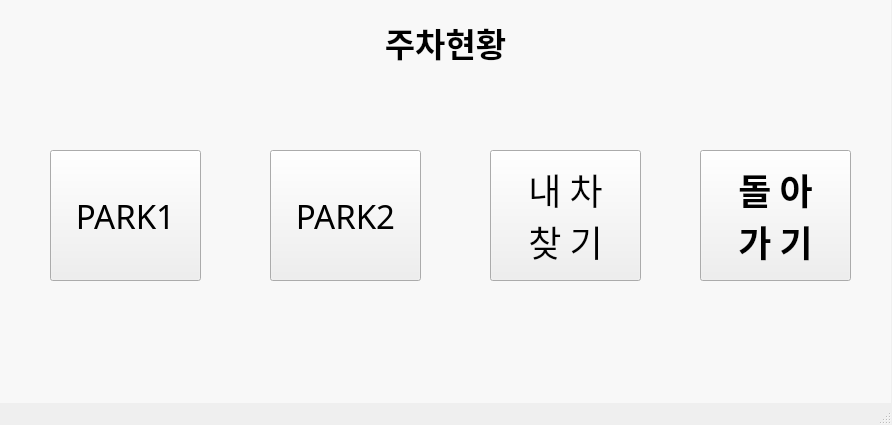
<?xml version="1.0" encoding="UTF-8"?>
<ui version="4.0">
 <class>park_ui</class>
 <widget class="QMainWindow" name="park_ui">
  <property name="geometry">
   <rect>
    <x>0</x>
    <y>0</y>
    <width>892</width>
    <height>425</height>
   </rect>
  </property>
  <property name="windowTitle">
   <string>MainWindow</string>
  </property>
  <widget class="QWidget" name="centralwidget">
   <widget class="QLabel" name="PARK_SCENE_TITLE">
    <property name="geometry">
     <rect>
      <x>0</x>
      <y>-20</y>
      <width>891</width>
      <height>451</height>
     </rect>
    </property>
    <property name="palette">
     <palette>
      <active>
       <colorrole role="WindowText">
        <brush brushstyle="SolidPattern">
         <color alpha="255">
          <red>0</red>
          <green>0</green>
          <blue>0</blue>
         </color>
        </brush>
       </colorrole>
       <colorrole role="Button">
        <brush brushstyle="SolidPattern">
         <color alpha="255">
          <red>248</red>
          <green>248</green>
          <blue>248</blue>
         </color>
        </brush>
       </colorrole>
       <colorrole role="Light">
        <brush brushstyle="SolidPattern">
         <color alpha="255">
          <red>255</red>
          <green>255</green>
          <blue>255</blue>
         </color>
        </brush>
       </colorrole>
       <colorrole role="Midlight">
        <brush brushstyle="SolidPattern">
         <color alpha="255">
          <red>251</red>
          <green>251</green>
          <blue>251</blue>
         </color>
        </brush>
       </colorrole>
       <colorrole role="Dark">
        <brush brushstyle="SolidPattern">
         <color alpha="255">
          <red>124</red>
          <green>124</green>
          <blue>124</blue>
         </color>
        </brush>
       </colorrole>
       <colorrole role="Mid">
        <brush brushstyle="SolidPattern">
         <color alpha="255">
          <red>165</red>
          <green>165</green>
          <blue>165</blue>
         </color>
        </brush>
       </colorrole>
       <colorrole role="Text">
        <brush brushstyle="SolidPattern">
         <color alpha="255">
          <red>0</red>
          <green>0</green>
          <blue>0</blue>
         </color>
        </brush>
       </colorrole>
       <colorrole role="BrightText">
        <brush brushstyle="SolidPattern">
         <color alpha="255">
          <red>255</red>
          <green>255</green>
          <blue>255</blue>
         </color>
        </brush>
       </colorrole>
       <colorrole role="ButtonText">
        <brush brushstyle="SolidPattern">
         <color alpha="255">
          <red>0</red>
          <green>0</green>
          <blue>0</blue>
         </color>
        </brush>
       </colorrole>
       <colorrole role="Base">
        <brush brushstyle="SolidPattern">
         <color alpha="255">
          <red>255</red>
          <green>255</green>
          <blue>255</blue>
         </color>
        </brush>
       </colorrole>
       <colorrole role="Window">
        <brush brushstyle="SolidPattern">
         <color alpha="255">
          <red>248</red>
          <green>248</green>
          <blue>248</blue>
         </color>
        </brush>
       </colorrole>
       <colorrole role="Shadow">
        <brush brushstyle="SolidPattern">
         <color alpha="255">
          <red>0</red>
          <green>0</green>
          <blue>0</blue>
         </color>
        </brush>
       </colorrole>
       <colorrole role="AlternateBase">
        <brush brushstyle="SolidPattern">
         <color alpha="255">
          <red>251</red>
          <green>251</green>
          <blue>251</blue>
         </color>
        </brush>
       </colorrole>
       <colorrole role="ToolTipBase">
        <brush brushstyle="SolidPattern">
         <color alpha="255">
          <red>255</red>
          <green>255</green>
          <blue>220</blue>
         </color>
        </brush>
       </colorrole>
       <colorrole role="ToolTipText">
        <brush brushstyle="SolidPattern">
         <color alpha="255">
          <red>0</red>
          <green>0</green>
          <blue>0</blue>
         </color>
        </brush>
       </colorrole>
      </active>
      <inactive>
       <colorrole role="WindowText">
        <brush brushstyle="SolidPattern">
         <color alpha="255">
          <red>0</red>
          <green>0</green>
          <blue>0</blue>
         </color>
        </brush>
       </colorrole>
       <colorrole role="Button">
        <brush brushstyle="SolidPattern">
         <color alpha="255">
          <red>248</red>
          <green>248</green>
          <blue>248</blue>
         </color>
        </brush>
       </colorrole>
       <colorrole role="Light">
        <brush brushstyle="SolidPattern">
         <color alpha="255">
          <red>255</red>
          <green>255</green>
          <blue>255</blue>
         </color>
        </brush>
       </colorrole>
       <colorrole role="Midlight">
        <brush brushstyle="SolidPattern">
         <color alpha="255">
          <red>251</red>
          <green>251</green>
          <blue>251</blue>
         </color>
        </brush>
       </colorrole>
       <colorrole role="Dark">
        <brush brushstyle="SolidPattern">
         <color alpha="255">
          <red>124</red>
          <green>124</green>
          <blue>124</blue>
         </color>
        </brush>
       </colorrole>
       <colorrole role="Mid">
        <brush brushstyle="SolidPattern">
         <color alpha="255">
          <red>165</red>
          <green>165</green>
          <blue>165</blue>
         </color>
        </brush>
       </colorrole>
       <colorrole role="Text">
        <brush brushstyle="SolidPattern">
         <color alpha="255">
          <red>0</red>
          <green>0</green>
          <blue>0</blue>
         </color>
        </brush>
       </colorrole>
       <colorrole role="BrightText">
        <brush brushstyle="SolidPattern">
         <color alpha="255">
          <red>255</red>
          <green>255</green>
          <blue>255</blue>
         </color>
        </brush>
       </colorrole>
       <colorrole role="ButtonText">
        <brush brushstyle="SolidPattern">
         <color alpha="255">
          <red>0</red>
          <green>0</green>
          <blue>0</blue>
         </color>
        </brush>
       </colorrole>
       <colorrole role="Base">
        <brush brushstyle="SolidPattern">
         <color alpha="255">
          <red>255</red>
          <green>255</green>
          <blue>255</blue>
         </color>
        </brush>
       </colorrole>
       <colorrole role="Window">
        <brush brushstyle="SolidPattern">
         <color alpha="255">
          <red>248</red>
          <green>248</green>
          <blue>248</blue>
         </color>
        </brush>
       </colorrole>
       <colorrole role="Shadow">
        <brush brushstyle="SolidPattern">
         <color alpha="255">
          <red>0</red>
          <green>0</green>
          <blue>0</blue>
         </color>
        </brush>
       </colorrole>
       <colorrole role="AlternateBase">
        <brush brushstyle="SolidPattern">
         <color alpha="255">
          <red>251</red>
          <green>251</green>
          <blue>251</blue>
         </color>
        </brush>
       </colorrole>
       <colorrole role="ToolTipBase">
        <brush brushstyle="SolidPattern">
         <color alpha="255">
          <red>255</red>
          <green>255</green>
          <blue>220</blue>
         </color>
        </brush>
       </colorrole>
       <colorrole role="ToolTipText">
        <brush brushstyle="SolidPattern">
         <color alpha="255">
          <red>0</red>
          <green>0</green>
          <blue>0</blue>
         </color>
        </brush>
       </colorrole>
      </inactive>
      <disabled>
       <colorrole role="WindowText">
        <brush brushstyle="SolidPattern">
         <color alpha="255">
          <red>124</red>
          <green>124</green>
          <blue>124</blue>
         </color>
        </brush>
       </colorrole>
       <colorrole role="Button">
        <brush brushstyle="SolidPattern">
         <color alpha="255">
          <red>248</red>
          <green>248</green>
          <blue>248</blue>
         </color>
        </brush>
       </colorrole>
       <colorrole role="Light">
        <brush brushstyle="SolidPattern">
         <color alpha="255">
          <red>255</red>
          <green>255</green>
          <blue>255</blue>
         </color>
        </brush>
       </colorrole>
       <colorrole role="Midlight">
        <brush brushstyle="SolidPattern">
         <color alpha="255">
          <red>251</red>
          <green>251</green>
          <blue>251</blue>
         </color>
        </brush>
       </colorrole>
       <colorrole role="Dark">
        <brush brushstyle="SolidPattern">
         <color alpha="255">
          <red>124</red>
          <green>124</green>
          <blue>124</blue>
         </color>
        </brush>
       </colorrole>
       <colorrole role="Mid">
        <brush brushstyle="SolidPattern">
         <color alpha="255">
          <red>165</red>
          <green>165</green>
          <blue>165</blue>
         </color>
        </brush>
       </colorrole>
       <colorrole role="Text">
        <brush brushstyle="SolidPattern">
         <color alpha="255">
          <red>124</red>
          <green>124</green>
          <blue>124</blue>
         </color>
        </brush>
       </colorrole>
       <colorrole role="BrightText">
        <brush brushstyle="SolidPattern">
         <color alpha="255">
          <red>255</red>
          <green>255</green>
          <blue>255</blue>
         </color>
        </brush>
       </colorrole>
       <colorrole role="ButtonText">
        <brush brushstyle="SolidPattern">
         <color alpha="255">
          <red>124</red>
          <green>124</green>
          <blue>124</blue>
         </color>
        </brush>
       </colorrole>
       <colorrole role="Base">
        <brush brushstyle="SolidPattern">
         <color alpha="255">
          <red>248</red>
          <green>248</green>
          <blue>248</blue>
         </color>
        </brush>
       </colorrole>
       <colorrole role="Window">
        <brush brushstyle="SolidPattern">
         <color alpha="255">
          <red>248</red>
          <green>248</green>
          <blue>248</blue>
         </color>
        </brush>
       </colorrole>
       <colorrole role="Shadow">
        <brush brushstyle="SolidPattern">
         <color alpha="255">
          <red>0</red>
          <green>0</green>
          <blue>0</blue>
         </color>
        </brush>
       </colorrole>
       <colorrole role="AlternateBase">
        <brush brushstyle="SolidPattern">
         <color alpha="255">
          <red>248</red>
          <green>248</green>
          <blue>248</blue>
         </color>
        </brush>
       </colorrole>
       <colorrole role="ToolTipBase">
        <brush brushstyle="SolidPattern">
         <color alpha="255">
          <red>255</red>
          <green>255</green>
          <blue>220</blue>
         </color>
        </brush>
       </colorrole>
       <colorrole role="ToolTipText">
        <brush brushstyle="SolidPattern">
         <color alpha="255">
          <red>0</red>
          <green>0</green>
          <blue>0</blue>
         </color>
        </brush>
       </colorrole>
      </disabled>
     </palette>
    </property>
    <property name="font">
     <font>
      <pointsize>25</pointsize>
      <weight>75</weight>
      <bold>true</bold>
     </font>
    </property>
    <property name="autoFillBackground">
     <bool>true</bool>
    </property>
    <property name="text">
     <string>
주차현황</string>
    </property>
    <property name="alignment">
     <set>Qt::AlignHCenter|Qt::AlignTop</set>
    </property>
   </widget>
   <widget class="QPushButton" name="PARK1_BUTTON">
    <property name="geometry">
     <rect>
      <x>50</x>
      <y>150</y>
      <width>151</width>
      <height>131</height>
     </rect>
    </property>
    <property name="font">
     <font>
      <family>휴먼매직체</family>
      <pointsize>25</pointsize>
     </font>
    </property>
    <property name="text">
     <string>PARK1</string>
    </property>
   </widget>
   <widget class="QPushButton" name="PARK1_BUTTON_2">
    <property name="geometry">
     <rect>
      <x>270</x>
      <y>150</y>
      <width>151</width>
      <height>131</height>
     </rect>
    </property>
    <property name="font">
     <font>
      <family>휴먼매직체</family>
      <pointsize>25</pointsize>
     </font>
    </property>
    <property name="text">
     <string>PARK2</string>
    </property>
   </widget>
   <widget class="QPushButton" name="PARK1_BUTTON_3">
    <property name="geometry">
     <rect>
      <x>490</x>
      <y>150</y>
      <width>151</width>
      <height>131</height>
     </rect>
    </property>
    <property name="font">
     <font>
      <family>휴먼매직체</family>
      <pointsize>27</pointsize>
     </font>
    </property>
    <property name="text">
     <string>내 차
찾 기</string>
    </property>
   </widget>
   <widget class="QPushButton" name="PARK1_BUTTON_4">
    <property name="geometry">
     <rect>
      <x>700</x>
      <y>150</y>
      <width>151</width>
      <height>131</height>
     </rect>
    </property>
    <property name="font">
     <font>
      <family>휴먼매직체</family>
      <pointsize>27</pointsize>
      <weight>75</weight>
      <bold>true</bold>
     </font>
    </property>
    <property name="text">
     <string>돌 아
가 기</string>
    </property>
   </widget>
  </widget>
  <widget class="QStatusBar" name="statusbar"/>
 </widget>
 <resources/>
 <connections/>
</ui>
